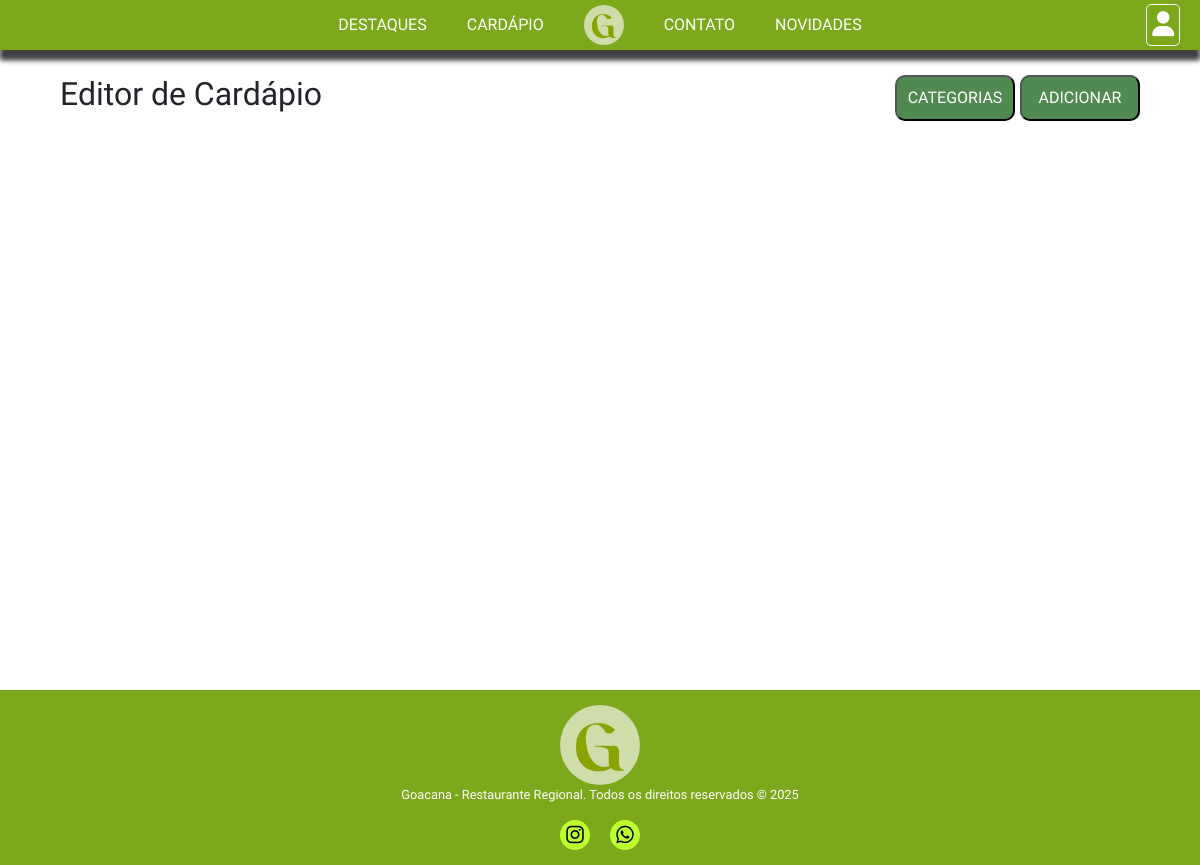
The app's page /editordecadarpio/ (signed in), older data.
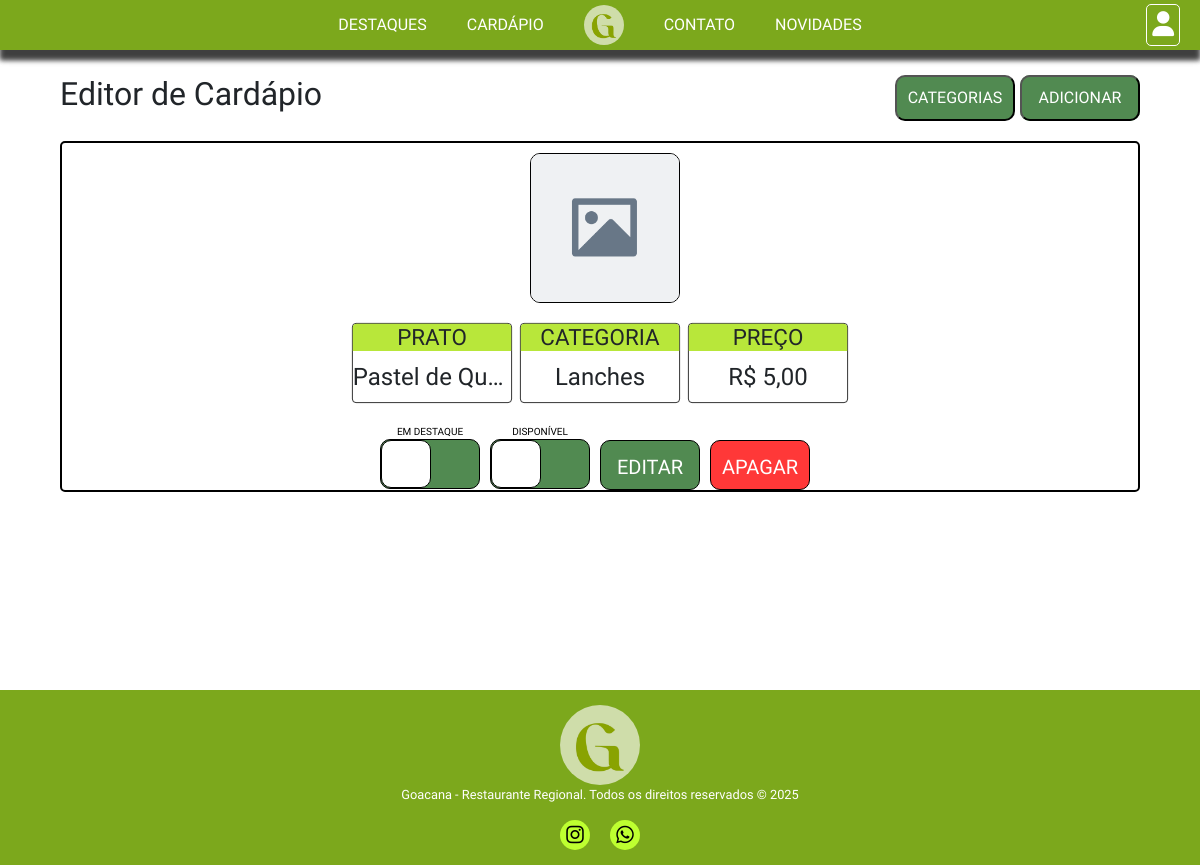
The same page, newer data.
### core/models.py (models this page shows)
class TB_PRATOS(models.Model):
    Nome = models.CharField(max_length=45, null=False)
    Disponibilidade = models.BooleanField(default=True)
    Destaque = models.BooleanField(default=False)
    Preco = models.DecimalField(null=False, decimal_places=2, max_digits=6)
    Imagem = models.ImageField(upload_to='pratos/', null=True, blank=True)
    Categoria = models.ForeignKey('TB_CATEGORIAS', on_delete=models.PROTECT, null=False)

class TB_CATEGORIAS(models.Model):
    Nome = models.CharField(max_length=45)
    Ordem = models.IntegerField()
    def __str__(self):
        return self.Nome

### core/views.py (the view)
# urls.py: path('editordecadarpio/', editordecadarpio, name='editordecadarpio'),
@login_required(login_url='login')
def editordecadarpio(request):
    lista_pratos = TB_PRATOS.objects.all()
    lista_categorias = TB_CATEGORIAS.objects.all().order_by('Ordem')
    categoria_ids = TB_PRATOS.objects.filter(pk__in=[p.pk for p in lista_pratos]).values_list('Categoria_id', flat=True)
    act_cat = TB_CATEGORIAS.objects.filter(pk__in=categoria_ids)
    if request.method == 'POST':
        formcat = TB_CATEGORIAS_FORMS(request.POST or None)
        if formcat.is_valid():
            formcat.save()
            return redirect('editordecadarpio')
    if request.method == 'GET':
        formcat = TB_CATEGORIAS_FORMS()
    contexto = {'lista_pratos': lista_pratos, 'lista_categorias': lista_categorias, 'formcat': formcat, 'active': act_cat, 'sit': 'none'}
    return render(request, 'editorcardv2.html', contexto)

### core/templates/editorcardv2.html (shortened to what this page needs)
{% extends 'base/base.html' %}
{% load static %}
{% block 'header' %}
<link rel="stylesheet" href="{% static 'CSS/editordecadarpio2.css' %}">
{% endblock %}
{% block 'content' %}
<div class="vheight">
    <div class="titulo">
        <h2>Editor de Cardápio</h2>
        <div class="up-button">
            <button id="butones">CATEGORIAS</button>
            <a href="{% url 'add_prato' %}">
                <button>ADICIONAR</button>
            </a>
        </div>
    </div>
    {% for prato in lista_pratos %}
        <div class="prato">
            {% if prato.Imagem %}
                <img src="{{ prato.Imagem.url }}" alt="{{ produto.Nome }}">
            {% else %}
                <img src="{% static 'images/placeholder.png' %}" alt="Nenhuma imagem disponível">
            {% endif %}
            <div class="infos">
                <div class="info">
                    <h3>PRATO</h3>
                    <p>{{ prato.Nome }}</p>
                </div>
                <div class="info">
                    <h3>CATEGORIA</h3>
                    <p>{{ prato.Categoria }}</p>
                </div>
                <div class="info">
                    <h3>PREÇO</h3>
                    <p>R$ {{ prato.Preco }}</p>
                </div>
            </div>
            <div class="buttons">
                <a href="{% url 'dest_prato' prato.id %}" class="tick">
                    <p>EM DESTAQUE</p>
                    <div class="check p{{ prato.Destaque}}">
                        <div class="toggle"></div>
                    </div>
                </a>
                <a href="{% url 'disp_prato' prato.id %}" class="tick">
                    <p>DISPONÍVEL</p>
                    <div class="check p{{ prato.Disponibilidade}}">
                        <div class="toggle"></div>
                    </div>
                </a>
                <a href="{% url 'edit_prato' prato.id %}">
                    <button>EDITAR</button>
                </a>
                <a href="{% url 'rem_prato' prato.id %}">
                    <button class="red">APAGAR</button>
                </a>
            </div>
        </div>
    {% endfor %}
</div>
{% endblock %}

Row changes from the older to the newer data that the page shows:
added TB_PRATOS: Nome "Pastel de…", Categoria "Lanches", Preco "5,00", Destaque True (drawn), Disponibilidade True (drawn)
